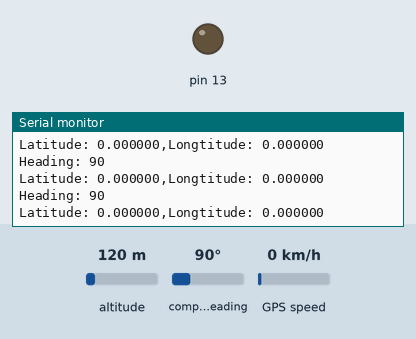
A sketch run on a simulated Arduino Uno, built with avr-gcc and run on an emulated ATmega328P. Shown: output pins drawn as LEDs (lit = HIGH), the last lines printed to the serial monitor. Inputs (shaded band) come from the test bench; at power-on: compass heading 90°, altitude 120 m, GPS speed 0 km/h. The GPS gets a fix after 3 s at 37.7749, -122.4194 with 8 satellites.

Above: at 1.2 s.
1.3 s: compass heading set to 7°
At 1.9 s:
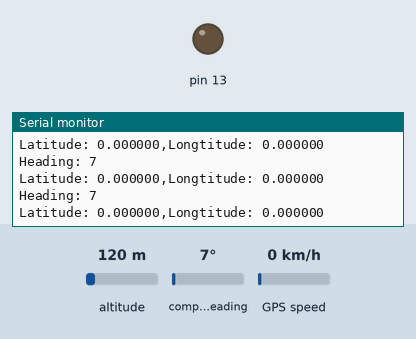
5.4 s: compass heading set to 11°
At 5.9 s:
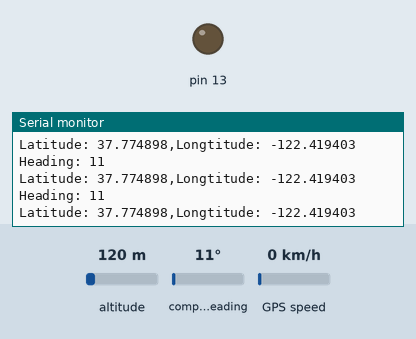
Timing chart, 0 to 8.4 s (numbered marks = the images above; inputs shaded):
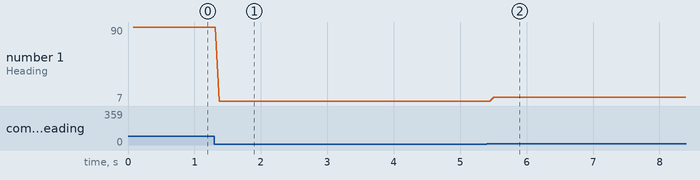

Measured:
- after the input at 1.3 s, the serial monitor: prints a new line after 0.07 s (image 1)
- after the input at 5.4 s, the serial monitor: prints a new line after 0.10 s (image 2)
- plotted number 1: 90 → 7 after the input at 1.3 s, 7 → 11 after the input at 5.4 s

The sketch:

Intergration.ino
```cpp
// Wire connection:
// Weight: DOUT - A1, SCK - A0
// Compass: SCL - A4, SDA - A5
// GPS: RX - D3, TX - D4

#include "hx711.h"            // Library of weight sensor
int weight;
Hx711 scale(A1, A0);

#include <Wire.h>             // Library of compass sensor
#include <MechaQMC5883.h>
MechaQMC5883 qmc;
uint16_t x, y, z;
int azimuth;

#include <TinyGPS++.h>
#include <SoftwareSerial.h>
/*
   This sample sketch demonstrates the normal use of a TinyGPS++ (TinyGPSPlus) object.
   It requires the use of SoftwareSerial, and assumes that you have a
   4800-baud serial GPS device hooked up on pins 3(rx) and 4(tx).
*/
static const int RXPin = 4, TXPin = 3;
static const uint32_t GPSBaud = 9600;

// The TinyGPS++ object
TinyGPSPlus gps;

// The serial connection to the GPS device
SoftwareSerial ss(RXPin, TXPin);
//float Lng, Lat;

void setup()
{
  Wire.begin();
    Serial.begin(9600);
    ss.begin(GPSBaud);
    pinMode(13, OUTPUT);

    Serial.println(F("Intergration system"));
    Serial.println(F("by Jinyu Dai"));
    Serial.println();
}

void loop()
{
  // This sketch displays information every time a new sentence is correctly encoded.
  while (ss.available() > 0)
    if (gps.encode(ss.read()))
      //displayInfo();

  if (millis() > 5000 && gps.charsProcessed() < 10)
  {
    Serial.println(F("No GPS detected: check wiring."));
    while(true);
  }

/*
  Serial.print("Latitude: ");
  Serial.print(Lat);
  Serial.print(",  ");
  Serial.print("Longtitude: ");
  Serial.print(Lng);
  Serial.println();
  */

  Serial.print(F("Latitude: "));
    Serial.print(gps.location.lat(), 6);
    Serial.print(F(","));
    Serial.print(F("Longtitude: "));
    Serial.println(gps.location.lng(), 6);

    // compass sensor
    qmc.read(&x, &y, &z,&azimuth);
    Serial.print("Heading: ");
    Serial.print(azimuth);
    Serial.println();

    // weight sensor
    /*weight = abs(scale.getGram());     // read weight sensor
    if(weight > 15){
      Serial.println("Weight detected");
      digitalWrite(13, HIGH);
    }
    else{
      Serial.println("Empty load");
      digitalWrite(13, LOW);
    }

    Serial.println();*/
}
/*
void displayInfo()
{
  if (gps.location.isValid())
  {
    Lat = gps.location.lat();
    Lng = gps.location.lng();
  }
  else
  {
    Serial.print(F("INVALID"));
  }
  Serial.println();
}*/
```
